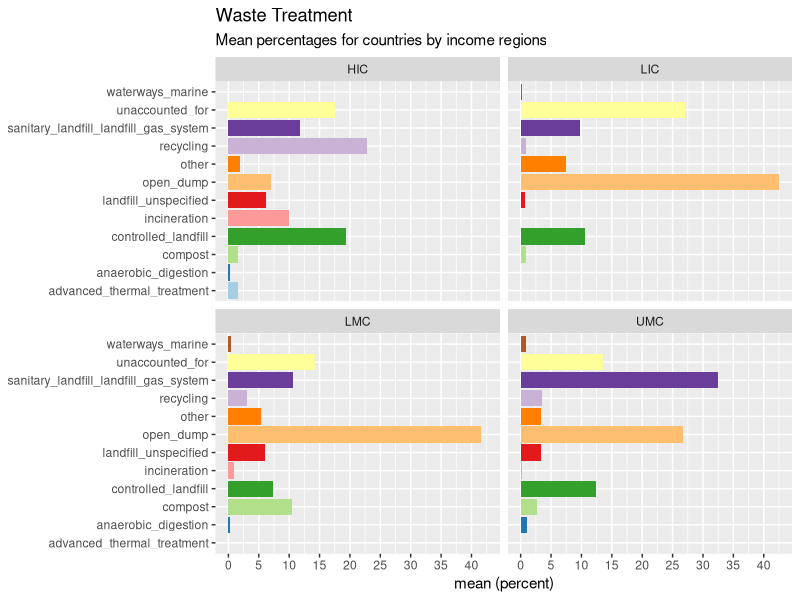

This figure's R source:
## ---- chunk 1
library(tidyverse)
library(here)
## ---- chunk 2

treatment_mean <- read_csv(here("data/what_a_waste/what-a-waste-city-level-data-treatment-mean.csv"))

## ---- chunk 3
treatment_mean_wider <- treatment_mean |> 
  pivot_wider(names_from = income_id,
              values_from = mean) |> 
  knitr::kable(digits = 1)
## ---- chunk 4
vector_income_id <- c("LIC", "LMC", "UMC", "HIC")


treatment_mean_fct <-  treatment_mean |> 
  mutate(
    income_id_fct = factor(income_id, levels(vector_income_id))
  )

ggplot(data = treatment_mean_fct,
        mapping = aes(x = waste_treatment, y = mean, fill = waste_treatment)) + 
  geom_col() +
  coord_flip() +
  labs(title = "Waste Treatment",
         subtitle = "Mean percentages for countries by income regions",
         x = NULL,
         y = "mean (percent)") + 
  scale_fill_brewer(type = "qual", palette = "Paired") +
  scale_y_continuous(breaks = seq(0, 40, 5)) +
  facet_wrap(~income_id) +
  theme(legend.position = "none") 

  
